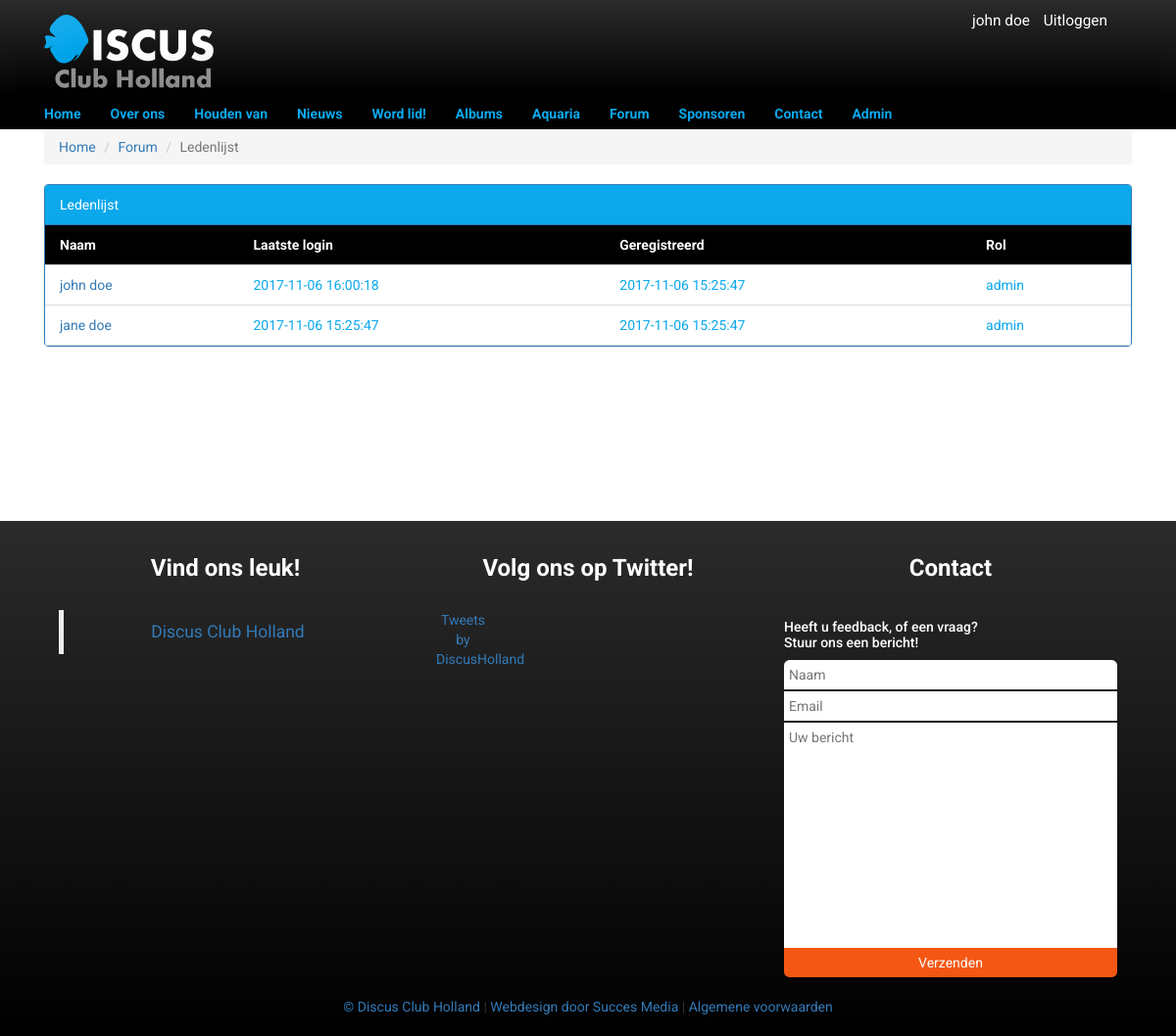
/pages/forum/user-list.php (signed in), run on the app's committed database.
### tables this page shows
CREATE TABLE IF NOT EXISTS `user` (
  `id` INT NOT NULL AUTO_INCREMENT,
  `email` VARCHAR(256) NOT NULL,
  `first_name` VARCHAR(256) NOT NULL,
  `last_name` VARCHAR(256) NOT NULL,
  `username` VARCHAR(100) NOT NULL,
  `password` VARCHAR(256) NOT NULL,
  `role_id` INT NOT NULL DEFAULT 2,
  `created_at` TIMESTAMP NULL DEFAULT NULL,
  `last_changed` TIMESTAMP NOT NULL DEFAULT CURRENT_TIMESTAMP ON UPDATE CURRENT_TIMESTAMP,
  `signature` TEXT NULL,
  `birthdate` DATE NULL,
  `city` VARCHAR(256) NULL,
  `profile_img` INT NOT NULL DEFAULT 1,
  `news` TINYINT(1) NOT NULL DEFAULT 0,
  `messenger_img` INT NOT NULL DEFAULT 17,
  `deleted_at` TIMESTAMP NULL,
  `address` VARCHAR(256) NULL,
  `postal_code` VARCHAR(6) NULL,
  `phone` VARCHAR(15) NULL,
  `iban` VARCHAR(20) NULL,
  `house_number` INT(5) NULL,
  PRIMARY KEY (`id`),
  INDEX `fk_user_role1_idx` (`role_id` ASC),
  UNIQUE INDEX `username_UNIQUE` (`username` ASC),
  INDEX `fk_user_image1_idx` (`profile_img` ASC),
  INDEX `fk_user_image2_idx` (`messenger_img` ASC),
  CONSTRAINT `fk_user_role1`
    FOREIGN KEY (`role_id`)
    REFERENCES `role` (`id`)
    ON DELETE NO ACTION
    ON UPDATE NO ACTION,
  CONSTRAINT `fk_user_image1`
    FOREIGN KEY (`profile_img`)
    REFERENCES `image` (`id`)
    ON DELETE NO ACTION
    ON UPDATE NO ACTION,
  CONSTRAINT `fk_user_image2`
    FOREIGN KEY (`messenger_img`)
    REFERENCES `image` (`id`)
    ON DELETE NO ACTION
    ON UPDATE NO ACTION);

CREATE TABLE IF NOT EXISTS `role` (
  `id` INT NOT NULL AUTO_INCREMENT,
  `name` VARCHAR(32) NOT NULL,
  PRIMARY KEY (`id`));

### pages/forum/user-list.php (the view, shortened to what this page needs)
<?php
require_once("../../includes/tools/security.php");
    ?>
<!DOCTYPE html>
<html lang="en">
<head>
    <link rel="stylesheet" href="/css/style.css">
    <link rel="stylesheet" href="/css/nieuws.css">
    <link rel="stylesheet" href="https://maxcdn.bootstrapcdn.com/bootstrap/3.3.7/css/bootstrap.min.css">
</head>
<body>
    <?php
        require_once("../../includes/components/nav.php");
    ?>
    <div class="container main">
        <div class="row columns">
            <div class="col-md-12">
                <div class="">
                <ol class="breadcrumb">
                    <li><a href="/">Home</a></li>
                    <li><a href="/forum/">Forum</a></li>
                    <li class="active">Ledenlijst</li>
                </ol>
            </div>
                <div class="panel panel-primary ">
                    <div class="panel-heading border-colors">Ledenlijst</div>
                    <div class="panel-body padding-padding table-responsive">
                        <table>
                            <tr>
                                <th>Naam</th>
                                <th>Laatste login</th>
                                <th>Geregistreerd</th>
                                <th>Rol</th>
                            </tr>
                            <?php
                                $sql = "SELECT *, user.id as user_id FROM user JOIN role ON user.role_id = role.id";
                                $result = $dbc->prepare($sql);
                                $result->execute();
                                $rows = $result->fetchAll(PDO::FETCH_ASSOC);
                            ?>
                            <?php foreach ($rows as $user) : ?>
                                <tr>
                                    <td><a href="/user/<?php echo $user["user_id"]; ?>"><?php echo $user['first_name'].' '.$user['last_name']; ?></a></td>
                                    <td><?php echo $user['last_changed']; ?></td>
                                    <td><?php echo $user['created_at']; ?></td>
                                    <td><?php echo $user    ['name']; ?></td>
                                </tr>
                            <?php endforeach; ?>
                        </table>
                    </div>
                </div>
            </div>
        </div>
    </div>
    <footer>
<?php require_once("../../includes/components/footer.php") ; ?>
    </footer>
</body>
</html>

### css/style.css (style rules this page uses)
* { font-family: 'Roboto', sans-serif; }
body { margin: 0; padding: 0; overflow-x: hidden; }
.main { min-height: 50vh; }
.row { margin-right: 0px !important; margin-left: 0px !important; }
.columns { column-count: 1; }

### css/nieuws.css (style rules this page uses)
table { font-family: arial, sans-serif; border-collapse: collapse; width: 100%; }
th { background: black; color: white !important; }
td, th { border-bottom: 1px solid #dddddd; text-align: left; color: #0ba8ec; padding: 10px 15px !important; }
.padding-padding { padding: 0 !important; }
.border-colors { background-color: #0ba8ec !important; }
.columns { column-count: 2; column-width: 600px; }

### data on the page
user: first_name "john", last_name "doe", last_changed "2017-11-06 16:00:18", created_at "2017-11-06 15:25:47", role.name "admin"
user: first_name "jane", last_name "doe", last_changed "2017-11-06 15:25:47", created_at "2017-11-06 15:25:47", role.name "admin"

### other printed values
$name "john doe"
